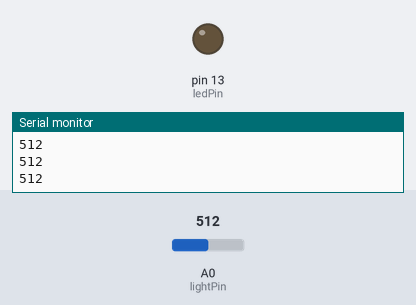
Bench run of a sketch on a simulated Arduino Uno, built with avr-gcc and run on an emulated ATmega328P. On the bench: output pins drawn as LEDs (lit = HIGH), the last lines printed to the serial monitor. The test bench sets the inputs (shaded band); at power-on: A0 (lightPin) = 512.

Above: at 1.2 s.
1.3 s: A0 (lightPin) set to 414
2.8 s: A0 (lightPin) set to 390
At 4.1 s:
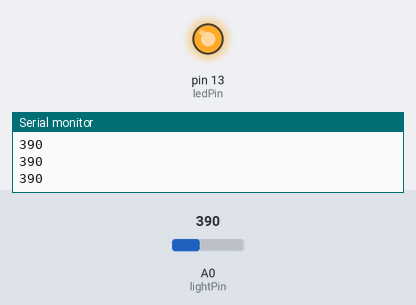
4.5 s: A0 (lightPin) set to 410
At 5.3 s:
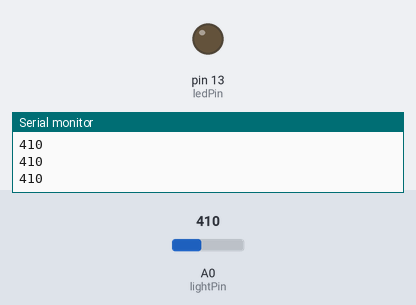
6.0 s: A0 (lightPin) set to 306
At 6.5 s:
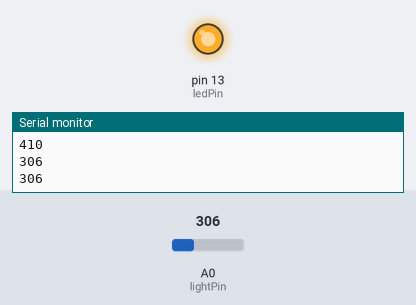
Timing chart, 0 to 8.5 s (numbered marks = the images above; inputs shaded):
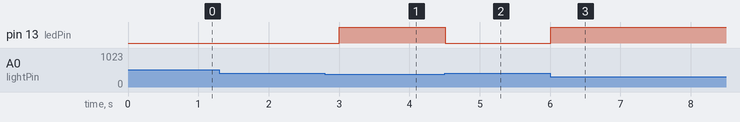

Measured:
- the behaviour switches between 401 and 400 on A0 (lightPin) (found by bisection; images 0 and 1)
- after the input at 2.8 s, pin 13 (ledPin): LOW → HIGH after 0.21 s
- after the input at 4.5 s, pin 13 (ledPin): HIGH → LOW at once
- after the input at 6.0 s, pin 13 (ledPin): LOW → HIGH at once

The sketch:

_2_LDR_InterfacingWithoutMapping.ino
```cpp
int lightPin = 0;  //define a pin for Photo resistor
int ledPin=13;     //define a pin for LED

void setup()
{
    Serial.begin(9600);  //Begin serial communcation
    pinMode( ledPin, OUTPUT );
}

void loop()
{

    Serial.println(analogRead(lightPin)); //Write the value of the photoresistor to the serial monitor.
    delay(250);
    int val = analogRead(lightPin);

    if(val<=400)
    {
      digitalWrite(ledPin,HIGH);
    }
    else
    {
      digitalWrite(ledPin,LOW);
    }
}
```
